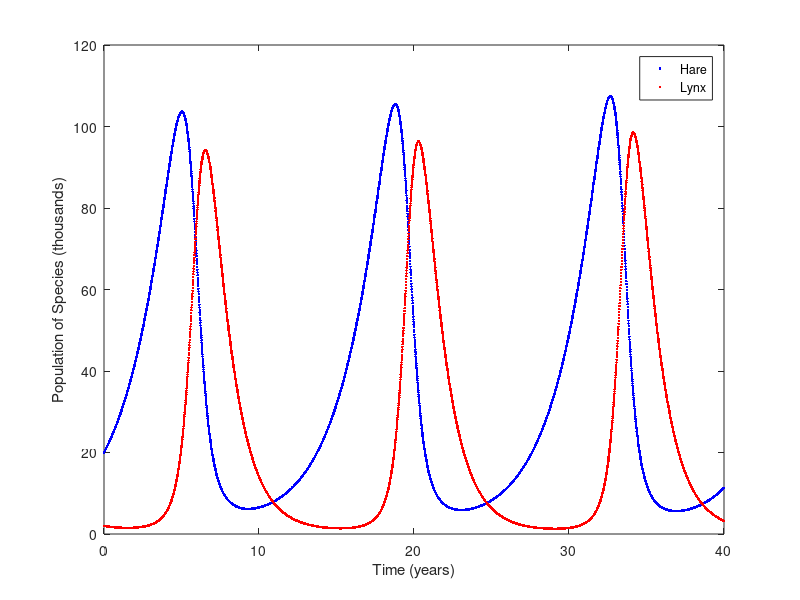

MATLAB code to generate this figure: (Note: this script raises an error after producing the figure.)
%Correlation Coefficient Between Two Populations
%Computes Correlation Coefficient & Creates Graph of two Competing Populations
%Duncan Di Mauro
%805163177

clc; close all; clear all;

%% GIVEN VALUES AND EQUATIONS

% X represents the lynx population (thousands)
% Y represents the hare population (thousands)

xk = 20; %the start value of x is 20 - "xk" is the value of x at step k
yk = 2;  %the start value of y is 2 - "yk" is the value of y at step k
t_initial = 0;
t_final = 40;
delta_t = .01;
t_steps = ceil((t_final - t_initial)/delta_t);

x = zeros(1, t_steps);
y = zeros(1, t_steps);
t = linspace(t_initial, t_final, t_steps);

xpeak = -10; %(initial peak value needs to be low so it can be overwritten)
ypeak = -10; %(initial peak value needs to be low so it can be overwritten)


% The following are the discretized governing equations obtained using the 
% forward Euler method on the given Lotka-Volterra equations for the two 
% populations

% xkp1 = xk + delta_t*(0.4*xk - 0.018*xk*yk))
% ykp1 = yk + delta_t*(-0.8*yk + 0.023*xk*yk)

% xkp1 represents the value of x at step (k + 1). 
% ykp1 represents the value of y at step (k + 1). 

%% Loop to find, store, and plot values of X and Y over given time interval

for k = 1:t_steps
    
    x(k) = xk;
    y(k) = yk;   
    
    if x(k) > xpeak                   %Finding Data for Peak X Values
        xpeak = x(k);
        txpeak = k*delta_t;
    end 
    
    if y(k) > ypeak                   %Finding Data for peak Y Values
        ypeak = y(k);
        typeak = k*delta_t;
    end 
    
    xkp1 = xk + delta_t*(0.4*xk - 0.018*xk*yk);
    ykp1 = yk + delta_t*(-0.8*yk + 0.023*xk*yk);
    
    if xkp1 < xpeak && xpeak == x(k)  %Printing Data for Peak X Values
    fprintf('\t%s\t%f\n\t\t\t\t\t   %s\t%f\n\n',...
        'Peak X Population Value:', xpeak, 'Time:', txpeak)
    end    
    
    if ykp1 < ypeak && ypeak == y(k)  %Printing Data for Peak Y Values
    fprintf('\t%s\t%f\n\t\t\t\t\t   %s\t%f\n\n',...
        'Peak Y Population Value:', ypeak, 'Time:', typeak)
    end    
    
    xk = xkp1;
    yk = ykp1;
end


%Plotting and labelling graph for species X and species Y
figure(1);
plot(t,x,'b.');
hold on
plot(t,y,'r.');
hold on
xlabel('Time (years)');
ylabel('Population of Species (thousands)');
legend('Hare', 'Lynx')
saveas(figure(1), 'Figure 1')    


%% Calculating oscillation periods and extracting data for 1 period

%  After running the simulation once and printing the data for peak X and Y
%  values, I now assign the time values to variables as seen below and
%  calculate the period averages. I ignore the first set of Y-population 
%  peak data since it is clear from the graph that it is not a real peak.

txpeak1 = 5.04;
txpeak2 = 18.8;
txpeak3 = 32.67; 
xperiod1 = txpeak2 - txpeak1;
xperiod2 = txpeak3 - txpeak2;
xperiodavg = (xperiod1 + xperiod2)/2;
xperiodavgsteps = round(xperiodavg/delta_t, -1);
%It was necessary to round to the 10s place so that the period of X and Y
%could be equal - the periods need to be equal to calculate the correlation
%coefficient


x_time_start = 5.2; %Given in the homework

%Array holding x values starting from x_time_start and going 1 period
x_extracted = x(x_time_start/delta_t:(x_time_start/delta_t + xperiodavgsteps));


typeak1 = 6.55;
typeak2 = 20.29;
typeak3 = 34.15;
yperiod1 = typeak2 - typeak1;
yperiod2 = typeak3 - typeak2;
yperiodavg = (yperiod1 + yperiod2)/2;
yperiodavgsteps = round(yperiodavg/delta_t, -1);
%It was necessary to round to the 10s place so that the period of X and Y
%could be equal - the periods need to be equal to calculate the correlation
%coefficient

y_time_start = 5.2; %Given in the homework

%Array holding x values starting from x_time_start and going 1 period
y_extracted = y(y_time_start/delta_t:(y_time_start/delta_t + yperiodavgsteps));


%Equation for Pearson's linear correlation coefficient between two species

x_mean = mean(x_extracted);
y_mean = mean(y_extracted);

rxy = sum((x_extracted - x_mean).*(y_extracted - y_mean))/...
((sqrt(sum((x_extracted - x_mean).^2)))*(sqrt(sum((y_extracted - y_mean).^2))));

%Printing
fprintf('\n%s %f\n\n', 'The correlation coefficient rxy = ', rxy)
